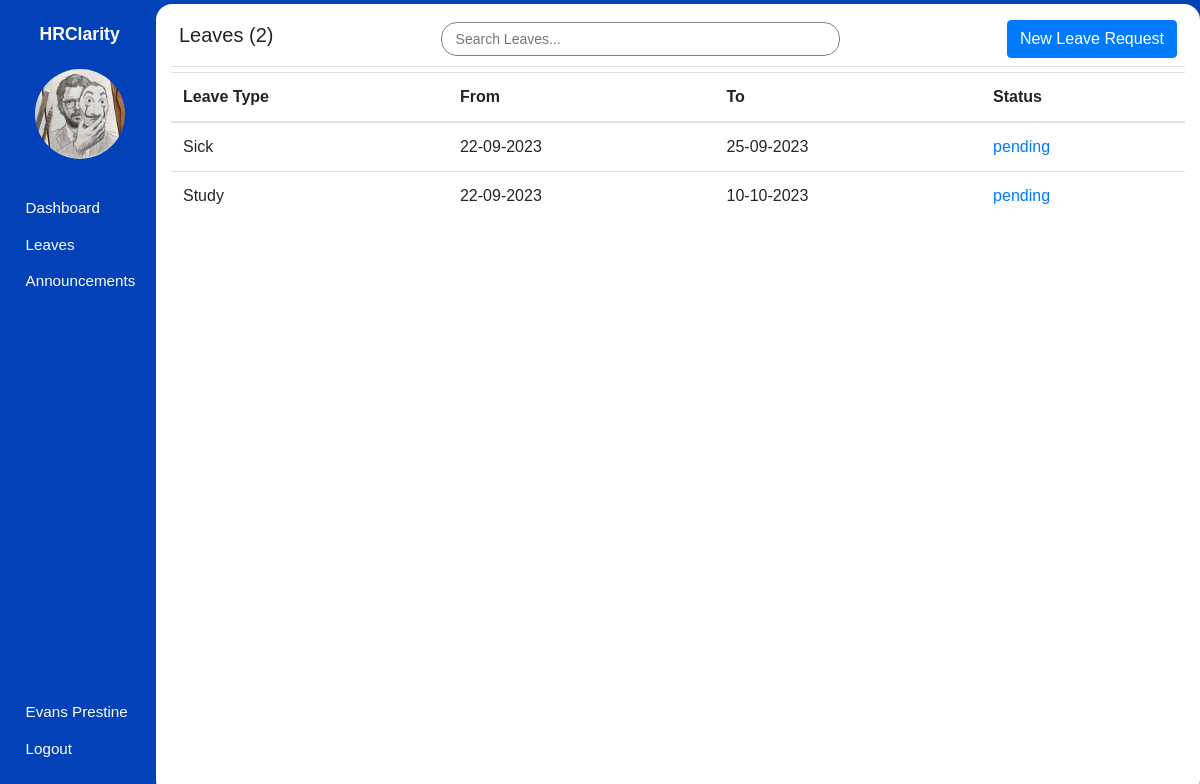
Before: /employee/leaves (signed in) with the older database file.
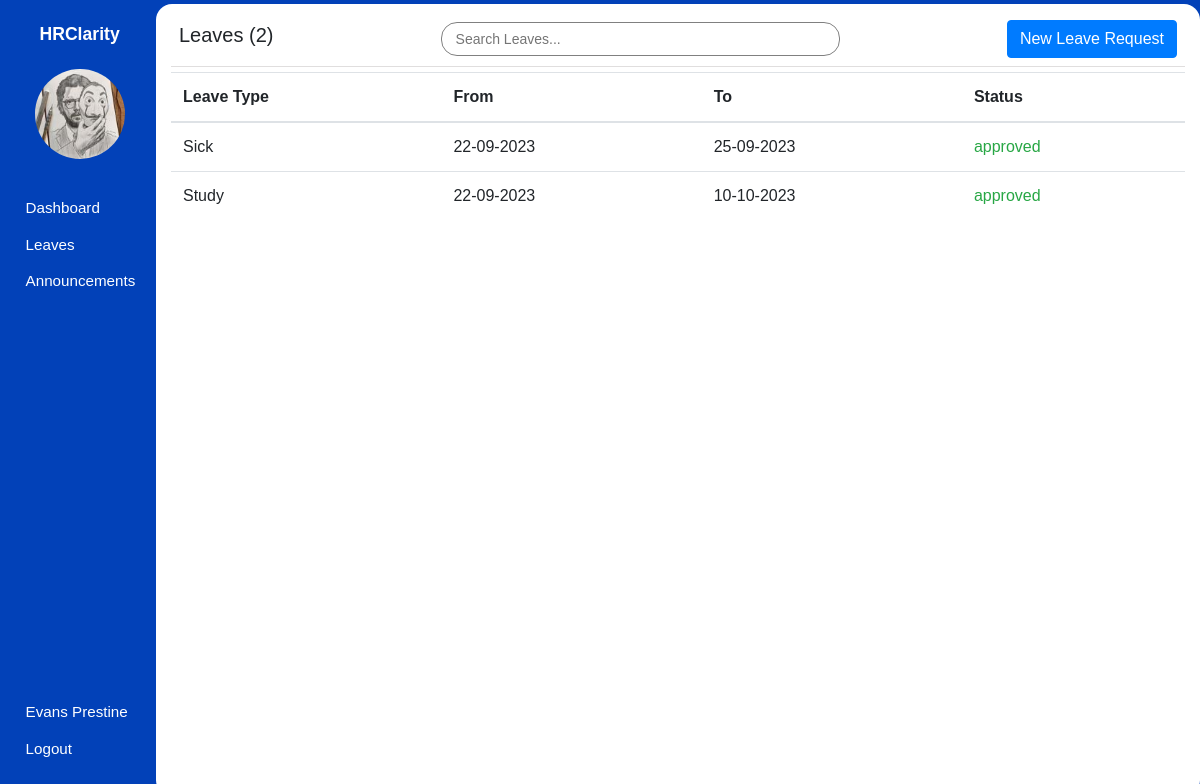
After: the same page with the newer database file.
### hrms/models.py (models this page shows, shortened)
class User(db.Model, UserMixin):
    id = db.Column(db.Integer, primary_key=True)
    first_name = db.Column(db.String(80), nullable=False)
    last_name = db.Column(db.String(120), nullable=False)
    dob = db.Column(db.Date, nullable=False)
    gender = db.Column(db.String(7), nullable=False)
    email_address = db.Column(db.String(120), nullable=False)
    phone_number = db.Column(db.String(20), nullable=False)
    national_id = db.Column(db.Integer, nullable=False)
    user_level = db.Column(db.Integer, nullable=False, default=1)
    user_type = db.Column(db.String(10), nullable=False, default='employee')
    password = db.Column(db.String(60), nullable=False)
    image_file = db.Column(db.String(20), nullable=False, default='default.jpg')
    leaves = db.relationship('Leave')
    occupation_id = db.Column(db.Integer, db.ForeignKey('occupation.id'), nullable=False)

class Leave(db.Model):
    id = db.Column(db.Integer, primary_key=True)
    leave_type = db.Column(db.String(40), nullable=False)
    from_date = db.Column(db.Date)
    to_date = db.Column(db.Date)
    status = db.Column(db.String(12), default='pending')
    created_at = db.Column(db.DateTime, default=datetime.utcnow)
    employee_id = db.Column(db.Integer, db.ForeignKey('user.id'), nullable=False)

### hrms/leaves/routes.py (the view)
@leaves.route('/employee/leaves')
@login_required
def employee_view_leaves():
    if current_user.is_authenticated:
        user = current_user.id
        leaves = Leave.query.filter_by(employee_id=user).order_by(Leave.created_at.desc()).all()
        leaves_count = len(leaves)
        return render_template('employee/leaves.html', page_title='Employee Leaves', leaves=leaves, leaves_count=leaves_count, user=current_user)

### hrms/models.py (called while the page is built)
@login_manager.user_loader
def load_user(user_id):
    user = User.query.filter_by(id=user_id).first()
    return user

### hrms/templates/employee/leaves.html (shortened to what this page needs)
{% extends 'main_layout.html' %} {% block body %}
<section class="app">
  {% include "aside.html" %}
  <main>
    <div class="main_container container-fluid pt-2">
      <div class="header p-2 d-flex justify-content-between align-items-center">
        <h5>Leaves ({{ leaves_count }})</h5>
        <input
          type="text"
          id="myInput"
          onkeyup="searchFunction()"
          placeholder="Search Leaves..."
          class="form-control-sm"
        />
        <a
          href="{{ url_for('leaves.make_leave_request') }}"
          class="btn btn-primary"
          >New Leave Request</a
        >
      </div>
      <div class="leaves_wrapper">
        <table class="table table-hover">
          <thead>
            <tr>
              <th>Leave Type</th>
              <th>From</th>
              <th>To</th>
              <th>Status</th>
            </tr>
          </thead>
          <tbody>
            {% for leave in leaves %}
            <tr class="searchable">
              <td>{{ leave.leave_type }}</td>
              <td>{{ leave.from_date.strftime('%d-%m-%Y') }}</td>
              <td>{{ leave.to_date.strftime('%d-%m-%Y') }}</td>
              <td
                class="{% if leave.status == 'pending' %}text-primary{% elif leave.status == 'approved'%}text-success{%else%}text-danger{% endif %}"
              >
                {{ leave.status }}
              </td>
            </tr>
            {% endfor %}
          </tbody>
        </table>
      </div>
    </div>
  </main>
</section>
{% endblock body %}

### hrms/templates/main_layout.html (shortened to what this page needs)
<!DOCTYPE html>
<html lang="en">
  <head>
    <link
      rel="stylesheet"
      href="{{ url_for('static', filename='/css/icomoon.css') }}"
    />
    <link
      rel="stylesheet"
      href="{{ url_for('static', filename='/css/bootstrap.min.css') }}"
    />
    <link
      rel="stylesheet"
      href="{{ url_for('static', filename='/css/styles.css') }}"
    />
  </head>
  <body>
    {% block body %} {% endblock body %}
  </body>
</html>

### hrms/templates/aside.html (shortened to what this page needs)
<aside>
  <h1 class="mt-3">HRClarity</h1>
  <div class="container text-center mt-4">
    <img src="{{ url_for('static', filename='images/profile_pictures/' ~ current_user.image_file ) }}" alt="Employee" class="rounded-circle" width="90" height="90" />
  </div>
  <div class="links">
    <ul>
      {% if current_user.user_level == 1 %}
        <li>
            <a href="{{ url_for('employee.employee_dashboard') }}">
                <span class="icon icon-home"></span>
                <span>Dashboard</span>
            </a>
        </li>
        <li>
            <a href="{{ url_for('leaves.employee_view_leaves') }}">
                <span class="icon icon-car"></span>
                <span>Leaves</span>
            </a>
        </li>
        <li>
            <a href="{{ url_for('announcements.employee_view_announcements') }}">
                <span class="icon icon-speaker"></span>
                <span>Announcements</span>
            </a>
        </li>
      {% endif %}
    </ul>
    <ul>
      <li>
        <a href="{{ url_for('user.profile_settings', employee_id=current_user.id) }}">
            <span class="icon icon-user"></span>
            <span>{{ user.first_name }} {{ user.last_name }}</span>
        </a>
      </li>
      <li>
        <a href="{{ url_for('user.logout') }}">
            <span class="icon icon-power-off"></span>
            <span>Logout</span>
        </a>
      </li>
    </ul>
  </div>
</aside>

### hrms/static/css/icomoon.css (style rules this page uses)
[class^="icon-"], [class*=" icon-"] { font-family: 'icomoon' !important; speak: none; font-style: normal; font-weight: normal; font-variant: normal; text-transform: none; line-height: 1; -webkit-font-smoothing: antialiased; -moz-osx-font-smoothing: grayscale; }
.icon-user:before { content: "\f007"; }
.icon-power-off:before { content: "\f011"; }
.icon-home:before { content: "\f015"; }
.icon-car:before { content: "\f1b9"; }
.icon-speaker:before { content: "\e32d"; }

### hrms/static/css/styles.css (style rules this page uses)
* { font-family: sans-serif, Arial, Helvetica; padding: 0; margin: 0; }
.app { background: #0241b8; height: 100vh; display: flex; align-items: center; }
.app aside { width: 13%; height: 100%; padding: 0.5em 0 0.2em 0.2em; color: #fff; }
.app aside h1 { font-size: 1.1em; font-weight: bold; text-align: center; }
.app aside .links ul { list-style: none; }
.app aside .links ul li { margin: 0.1em 0; padding: 6px; }
.app aside .links ul li a { text-decoration: none; color: #ffffff; display: flex; align-items: center; }
.app aside .links ul:nth-of-type(1) { margin: 2em 0; }
.app aside .links ul:nth-of-type(2) { position: absolute; bottom: 1em; }
.app aside .links .icon { margin: 0 0.3em 0 0; }
.app aside .links a span:nth-of-type(2), .app aside .links .icon { font-size: 0.95em; }
.app main { width: 87%; height: 99vh; overflow-y: auto; z-index: 5; }
.app main .main_container { border-radius: 16px; background: #fff; padding-bottom: 12px; height: 100%; overflow: auto; }
.app main .main_container .header { background: #fff; position: sticky; top: 0; border-bottom: 1px solid rgb(224, 222, 222); margin-bottom: 5px; }
.app main .main_container .header input { border-radius: 16px; border: 1px solid grey; padding: 0.4em 1em; width: 40%; margin: auto; }

Changed rows visible on the page:
changed Leave "Sick": status "pending" → "approved"
changed Leave "Study": status "pending" → "approved"
